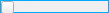
<?xml version="1.0" encoding="UTF-8"?>
<ui version="4.0">
 <class>VSTLabel</class>
 <widget class="QWidget" name="VSTLabel">
  <property name="geometry">
   <rect>
    <x>0</x>
    <y>0</y>
    <width>109</width>
    <height>13</height>
   </rect>
  </property>
  <property name="minimumSize">
   <size>
    <width>0</width>
    <height>13</height>
   </size>
  </property>
  <property name="maximumSize">
   <size>
    <width>16777215</width>
    <height>21</height>
   </size>
  </property>
  <property name="windowTitle">
   <string>Form</string>
  </property>
  <property name="styleSheet">
   <string notr="true">#frame {
	border: 1px solid rgb(0, 170, 255);
}

#label {
	color: rgb(241, 241, 241);
}</string>
  </property>
  <property name="locale">
   <locale language="English" country="UnitedStates"/>
  </property>
  <layout class="QVBoxLayout" name="verticalLayout">
   <property name="spacing">
    <number>0</number>
   </property>
   <property name="leftMargin">
    <number>0</number>
   </property>
   <property name="topMargin">
    <number>0</number>
   </property>
   <property name="rightMargin">
    <number>0</number>
   </property>
   <property name="bottomMargin">
    <number>0</number>
   </property>
   <item>
    <widget class="QFrame" name="frame">
     <property name="frameShape">
      <enum>QFrame::StyledPanel</enum>
     </property>
     <property name="frameShadow">
      <enum>QFrame::Raised</enum>
     </property>
     <layout class="QHBoxLayout" name="horizontalLayout">
      <property name="spacing">
       <number>2</number>
      </property>
      <property name="leftMargin">
       <number>0</number>
      </property>
      <property name="topMargin">
       <number>0</number>
      </property>
      <property name="rightMargin">
       <number>0</number>
      </property>
      <property name="bottomMargin">
       <number>0</number>
      </property>
      <item>
       <widget class="QToolButton" name="btn">
        <property name="minimumSize">
         <size>
          <width>13</width>
          <height>13</height>
         </size>
        </property>
        <property name="maximumSize">
         <size>
          <width>13</width>
          <height>13</height>
         </size>
        </property>
        <property name="text">
         <string/>
        </property>
       </widget>
      </item>
      <item>
       <widget class="QLabel" name="label">
        <property name="font">
         <font>
          <weight>75</weight>
          <bold>true</bold>
         </font>
        </property>
        <property name="text">
         <string>Text</string>
        </property>
       </widget>
      </item>
      <item>
       <spacer name="horizontalSpacer">
        <property name="orientation">
         <enum>Qt::Horizontal</enum>
        </property>
        <property name="sizeHint" stdset="0">
         <size>
          <width>55</width>
          <height>19</height>
         </size>
        </property>
       </spacer>
      </item>
     </layout>
    </widget>
   </item>
  </layout>
 </widget>
 <resources/>
 <connections/>
</ui>
